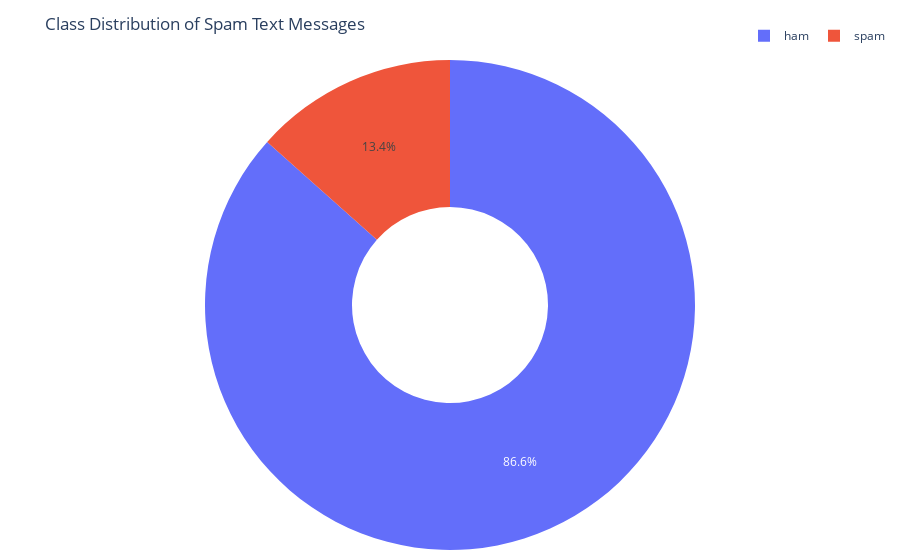

Notebook cell for this chart:
### Code cell
# Get the counts of each class and their names
class_dis = data_frame.Category.value_counts()
class_names = class_dis.index

# Create the Pie Chart
fig = px.pie(names=class_names,
             values=class_dis,
             color=class_names,
             hole=0.4,
             labels={'value': 'Count', 'names': 'Class'},
             title='Class Distribution of Spam Text Messages')

# Customize the layout
fig.update_layout(
    margin=dict(l=10, r=10, t=60, b=10),
    legend=dict(orientation="h", yanchor="bottom", y=1.02, xanchor="right", x=1),
)

# Show the plot
fig.show()

### Figure 1 — Plotly figure (JSON) as saved in the notebook; plotly's stock layout.template omitted (floating-point values rounded to 4 significant figures)
{"data": [{"customdata": [["ham"], ["spam"]], "domain": {"x": [0, 1], "y": [0, 1]}, "hole": 0.4, "hovertemplate": "Class=%{label}<br>value=%{value}<br>color=%{customdata[0]}<extra></extra>", "labels": ["ham", "spam"], "legendgroup": "", "marker": {"colors": ["#636efa", "#EF553B"]}, "name": "", "showlegend": true, "type": "pie", "values": [4825, 747]}], "layout": {"legend": {"orientation": "h", "tracegroupgap": 0, "x": 1, "xanchor": "right", "y": 1.02, "yanchor": "bottom"}, "margin": {"b": 10, "l": 10, "r": 10, "t": 60}, "title": {"text": "Class Distribution of Spam Text Messages"}}}
